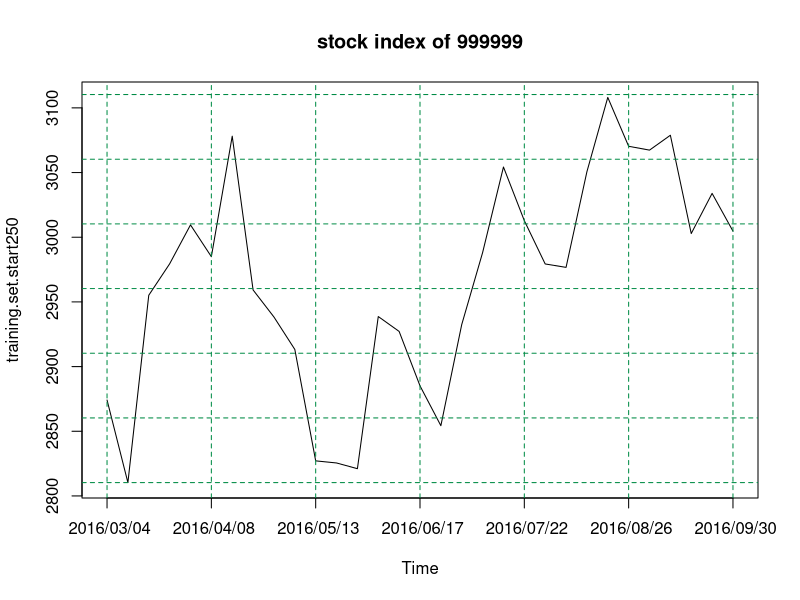
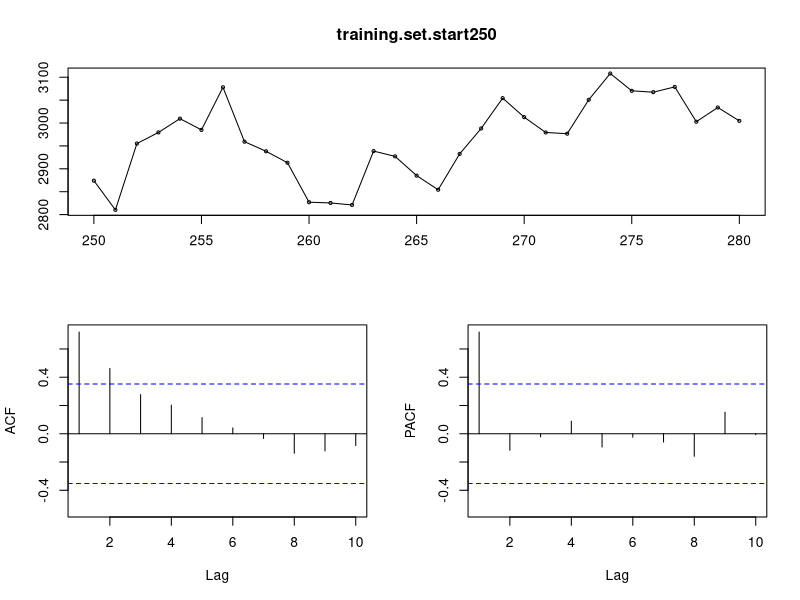
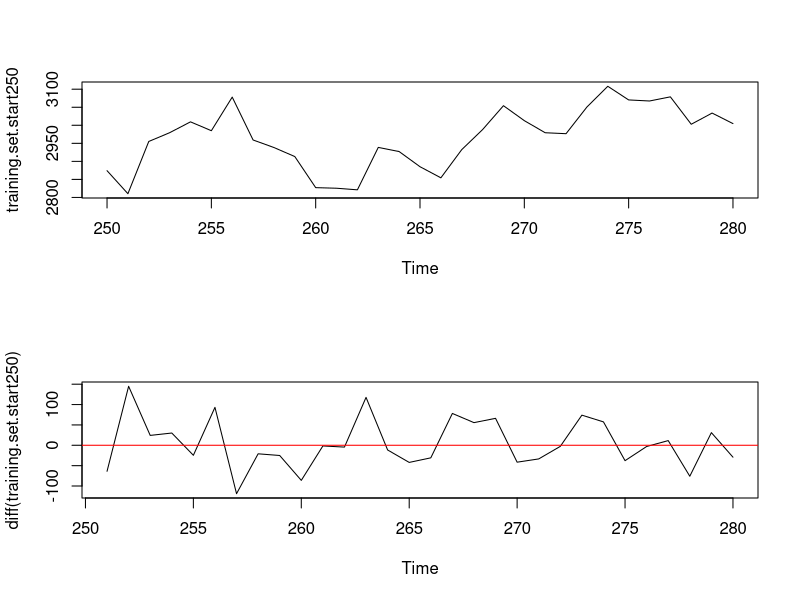
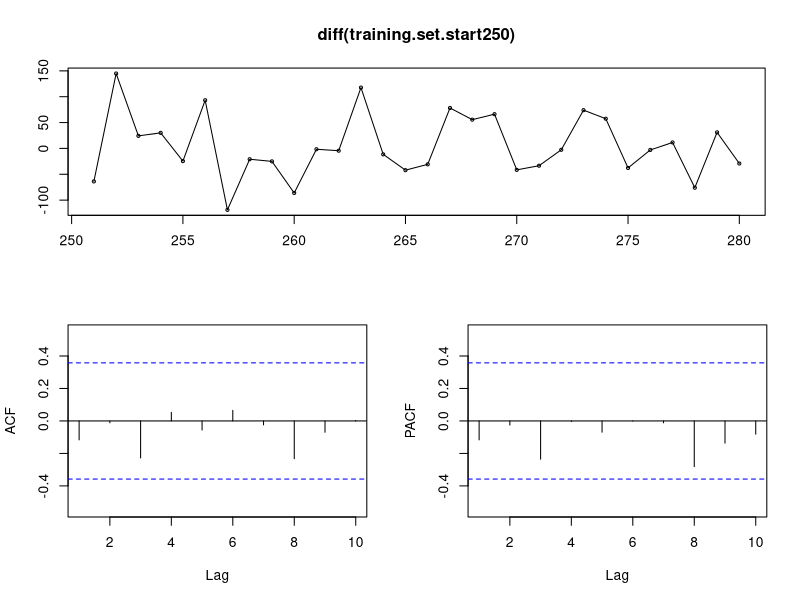
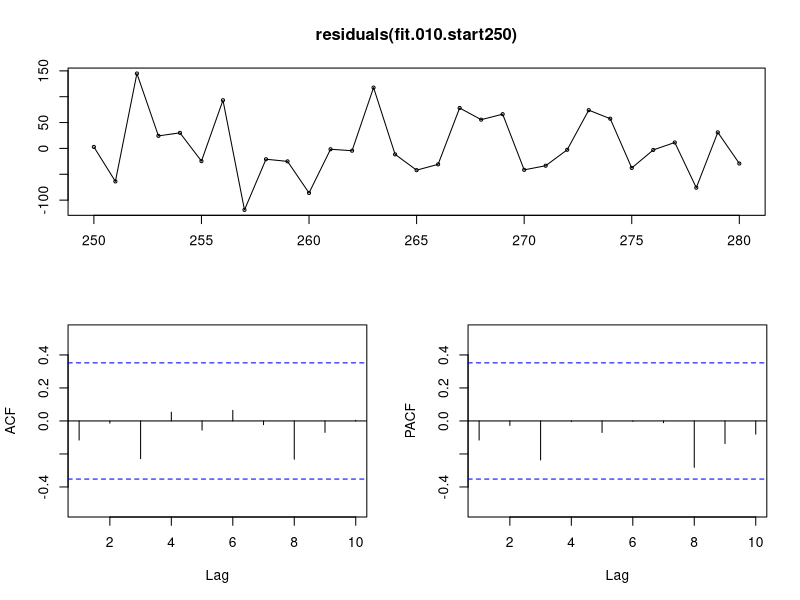

Here is the R script that generated these plots, in order: (Note: this script raises an error after producing the figures.)
## ---- chunk 1
suppressMessages(library(forecast))

setwd("d://MyR//stock//")
original.data <- read.csv("999999.csv")
# (original.data)
close.price <- as.ts(original.data[,5])

training.set.start250 <- window(close.price, start = 250, end = 280)
test.set <- window(close.price, start = 281)

training.set.start240 <- window(close.price, start = 240, end = 280)
## ---- chunk 2
# dev.off()
par(mfrow = c(1,1))

# plot(training.set.start250)
plot(training.set.start250, axes = FALSE, main = "stock index of 999999")
axis(1, 
     at = seq(tsp(training.set.start250)[1], tsp(training.set.start250)[2], 5), 
     labels = original.data[seq(tsp(training.set.start250)[1], 
                                tsp(training.set.start250)[2], 5), 1])
axis(2)
box()

abline(v = seq(tsp(training.set.start250)[1], tsp(training.set.start250)[2], 5), 
       col = "springgreen4", 
       lty = "dashed",
       lwd = par("lwd"))

abline(h = seq(min(training.set.start250) - 50, 
               max(training.set.start250) + 50, 50), 
       col = "springgreen4", 
       lty = "dashed",
       lwd = par("lwd"))


## ---- chunk 3

tsdisplay(training.set.start250)
## ---- chunk 4

par(mfrow = c(2,1))
plot(training.set.start250)
plot(diff(training.set.start250))
abline(h = 0, col = "red")
## ---- chunk 5

tsdisplay(diff(training.set.start250))
## ---- chunk 6

##nsdiffs(training.set.start250)
ndiffs(training.set.start250)

## ---- chunk 7

(fit.010.start250 <- Arima(training.set.start250, order = c(0,1,0)))

tsdisplay(residuals(fit.010.start250))
## ---- chunk 8

Box.test(residuals(fit.010.start250), lag=6, fitdf=0)
Box.test(residuals(fit.010.start250), lag=6, fitdf=0, type = "Lj")

## ---- chunk 9
name.aicc <- c("Arima(training.set.start250, order = c(0,1,0))$aicc",
               "Arima(training.set.start250, order = c(0,1,1))$aicc",
               "Arima(training.set.start250, order = c(0,1,2))$aicc",
               
               "Arima(training.set.start250, order = c(1,1,0))$aicc",
               "Arima(training.set.start250, order = c(1,1,1))$aicc",
               "Arima(training.set.start250, order = c(1,1,2))$aicc",
               
               "Arima(training.set.start250, order = c(2,1,0))$aicc",
               "Arima(training.set.start250, order = c(2,1,1))$aicc",
               "Arima(training.set.start250, order = c(2,1,2))$aicc",

               "Arima(training.set.start250, order = c(0,1,0), include.drift = TRUE)$aicc",
               "Arima(training.set.start250, order = c(0,1,1), include.drift = TRUE)$aicc",
               "Arima(training.set.start250, order = c(0,1,2), include.drift = TRUE)$aicc",
               
               "Arima(training.set.start250, order = c(1,1,0), include.drift = TRUE)$aicc",
               "Arima(training.set.start250, order = c(1,1,1), include.drift = TRUE)$aicc",
               "Arima(training.set.start250, order = c(1,1,2), include.drift = TRUE)$aicc",
               
               "Arima(training.set.start250, order = c(2,1,0), include.drift = TRUE)$aicc",
               "Arima(training.set.start250, order = c(2,1,1), include.drift = TRUE)$aicc",
               "Arima(training.set.start250, order = c(2,1,2), include.drift = TRUE)$aicc"
)

aicc <- unlist(lapply(lapply(name.aicc, parse, file = "", n = NULL), eval))

name <-  substr(name.aicc, 1, nchar(name.aicc) - 5)

df <- data.frame(name = sub("training.set","",name), 
                 aicc = round(aicc, digits = 3))

(df[order(df$aicc),])

## ---- chunk 10

auto.arima(training.set.start250, stepwise = FALSE, approximation = FALSE)

## ---- chunk 11
# dev.off()
par(mfrow = c(1,1))

plot(residuals(fit.010.start250), axes = FALSE, main = "Arima(0,1,0)")
abline(h = 0, col = "red")
axis(1, 
     at = seq(tsp(training.set.start250)[1], tsp(training.set.start250)[2], 5), 
     labels = original.data[seq(tsp(training.set.start250)[1], 
                                tsp(training.set.start250)[2], 5), 1])
axis(2)
box()
## ---- chunk 12
# dev.off()
par(mfrow = c(1,1))

plot(as.numeric(residuals(fit.010.start250)) ~ as.numeric(fitted(fit.010.start250)), 
     main = "Arima(0,1,0)")
abline(h = 0, col = "red")



## ---- chunk 13
# dev.off()
par(mfrow = c(1,1))

qqnorm(residuals(fit.010.start250), main = "Arima(0,1,0)")
qqline(residuals(fit.010.start250))

## ---- chunk 14
par(mfrow = c(1,1))
fc.arima.start250 <- forecast(fit.010.start250, h = length(test.set), 
                              level = c(80,95))

ylim.upper <- max(c(test.set,
                    fc.arima.start250$upper, 
                    fc.arima.start250$x)) + 30

ylim.lower <- min(c(test.set,
                    fc.arima.start250$lower, 
                    fc.arima.start250$x)) - 30


plot(fc.arima.start250, ylim = c(ylim.lower, ylim.upper),
     type = "o", plot.conf = TRUE, shaded = TRUE, pi.col = "purple",
     axes = FALSE, main = "Arima(0,1,0)")
lines(test.set, type = "o",col = "red")


axis(1, at = seq(tsp(training.set.start250)[1], tsp(close.price)[2], 5), 
     labels = original.data[seq(tsp(training.set.start250)[1], tsp(close.price)[2], 5), 1])
axis(2)
box()

abline(v = seq(tsp(training.set.start250)[1], tsp(close.price)[2], 5), 
       col = "springgreen4", 
       lty = "dotted",
       lwd = par("lwd"))

abline(h = seq(ylim.lower, ylim.upper, 50), 
       col = "springgreen4", 
       lty = "dotted",
       lwd = par("lwd"))


## ---- chunk 15
par(mfrow = c(1,1))

# plot(training.set.start250)
plot(training.set.start240, axes = FALSE, main = "stock index of 999999")
axis(1, at = seq(tsp(training.set.start240)[1], tsp(training.set.start240)[2], 5), 
     labels = original.data[seq(tsp(training.set.start240)[1], tsp(training.set.start240)[2], 5), 1])
axis(2)
box()

abline(v = seq(tsp(training.set.start240)[1], tsp(training.set.start240)[2], 5), 
       col = "springgreen4", 
       lty = "dashed",
       lwd = par("lwd"))

abline(h = seq(min(training.set.start240) - 50, 
               max(training.set.start240) + 50, 100), 
       col = "springgreen4", 
       lty = "dashed",
       lwd = par("lwd"))


## ---- chunk 16
tsdisplay(training.set.start240)
## ---- chunk 17
par(mfrow = c(2,1))
plot(training.set.start240)
plot(diff(training.set.start240))
abline(h = 0, col = "red")
## ---- chunk 18
tsdisplay(diff(training.set.start240))
## ---- chunk 19
##nsdiffs(training.set.start240)
ndiffs(training.set.start240)

## ---- chunk 20

(fit.100.start240 <- Arima(training.set.start240, order = c(1,0,0)))

tsdisplay(residuals(fit.100.start240))
## ---- chunk 21

Box.test(residuals(fit.100.start240), lag=8, fitdf=1)
Box.test(residuals(fit.100.start240), lag=8, fitdf=1, type = "Lj")

## ---- chunk 22
name.aicc <- c("Arima(training.set.start240, order = c(1,0,0))$aicc",
               "Arima(training.set.start240, order = c(2,0,0))$aicc",
               "Arima(training.set.start240, order = c(3,0,0))$aicc",
               
               "Arima(training.set.start240, order = c(0,0,1))$aicc",
               "Arima(training.set.start240, order = c(1,0,1))$aicc",
               "Arima(training.set.start240, order = c(2,0,1))$aicc",
               "Arima(training.set.start240, order = c(3,0,1))$aicc",
               
               "Arima(training.set.start240, order = c(0,0,2))$aicc",
               "Arima(training.set.start240, order = c(1,0,2))$aicc",
               "Arima(training.set.start240, order = c(2,0,2))$aicc",
               "Arima(training.set.start240, order = c(3,0,2))$aicc"
               
)

aicc <- unlist(lapply(lapply(name.aicc, parse, file = "", n = NULL), eval))

df <- data.frame(name = name.aicc, aicc = aicc)

(df[order(df$aicc),])

## ---- chunk 23

auto.arima(training.set.start240, stepwise = FALSE, approximation = FALSE)

## ---- chunk 24

(fit.201.start240 <- Arima(training.set.start240, order = c(2,0,1)))

tsdisplay(residuals(fit.201.start240))
## ---- chunk 25

Box.test(residuals(fit.201.start240), lag=8, fitdf=3)
Box.test(residuals(fit.201.start240), lag=8, fitdf=3, type = "Lj")

## ---- chunk 26
# dev.off()
par(mfrow = c(1,1))

plot(residuals(fit.201.start240), axes = FALSE, main = "Arima(2,0,1)")
abline(h = 0, col = "red")
axis(1, 
     at = seq(tsp(training.set.start240)[1], tsp(training.set.start240)[2], 5), 
     labels = original.data[seq(tsp(training.set.start240)[1], 
                                tsp(training.set.start240)[2], 5), 1])
axis(2)
box()
## ---- chunk 27
# dev.off()
par(mfrow = c(1,1))

plot(as.numeric(residuals(fit.201.start240)) ~ as.numeric(fitted(fit.201.start240)), 
     main = "Arima(2,0,1)")
abline(h = 0, col = "red")

## ---- chunk 28
# dev.off()
par(mfrow = c(1,1))

qqnorm(residuals(fit.201.start240), main = "Arima(2,0,1)")
qqline(residuals(fit.201.start240))

## ---- chunk 29
par(mfrow = c(1,1))


fc.arima.start240 <- forecast(fit.201.start240, h = length(test.set), 
                              level = c(80,95))

ylim.upper <- max(c(fc.arima.start240$upper, 
                    fc.arima.start240$x)) + 30

ylim.lower <- min(c(fc.arima.start240$lower, 
                    fc.arima.start240$x)) - 30

plot(fc.arima.start240, ylim = c(ylim.lower, ylim.upper),
     type = "o", plot.conf = TRUE, shaded = TRUE, pi.col = "purple",
     axes = FALSE, main = "Arima(2,0,1)")
lines(test.set, type = "o",col = "red")

axis(1, at = seq(tsp(training.set.start240)[1], tsp(close.price)[2], 5), 
     labels = original.data[seq(tsp(training.set.start240)[1], tsp(close.price)[2], 5), 1])
axis(2)
box()

abline(v = seq(tsp(training.set.start240)[1], tsp(close.price)[2], 5), 
       col = "springgreen4", 
       lty = "dotted",
       lwd = par("lwd"))

abline(h = seq(ylim.lower, ylim.upper, 50), 
       col = "springgreen4", 
       lty = "dotted",
       lwd = par("lwd"))


## ---- chunk 30
fit.holt.start250 <- holt(training.set.start250, 
                          h = length(test.set),  
                          damped = TRUE,
                          level = c(80,95))

df.training.set.comparison <- rbind(accuracy(fit.010.start250),
            accuracy(fit.201.start240),
            accuracy(fit.holt.start250))

row.names(df.training.set.comparison) <- c("Arima(0,1,0) 2016-3", 
                                           "Arima(2,0,1) 2015-12",
                                           "Holt model 2016-3")
print(round(df.training.set.comparison, 3))


## ---- chunk 31
Box.test(residuals(fit.010.start250), lag=6, fitdf=0)
Box.test(residuals(fit.010.start250), lag=6, fitdf=0, type = "Lj")

Box.test(residuals(fit.201.start240), lag=8, fitdf=3)
Box.test(residuals(fit.201.start240), lag=8, fitdf=3, type = "Lj")

Box.test(residuals(fit.holt.start250), lag=6, fitdf=3)
Box.test(residuals(fit.holt.start250), lag=6, fitdf=3, type = "Lj")
## ---- chunk 32
# dev.off()
par(mfrow = c(1,3))

plot(as.numeric(residuals(fit.010.start250)) ~ as.numeric(fitted(fit.010.start250)), 
     main = "Arima(0,1,0) model for data between 2016-3 and 2016-9")
abline(h = 0, col = "red")

plot(as.numeric(residuals(fit.201.start240)) ~ as.numeric(fitted(fit.201.start240)), 
     main = "Arima(2,0,1) model for data between 2015-12 and 2016-9")
abline(h = 0, col = "red")

plot(as.numeric(residuals(fit.holt.start250)) ~ as.numeric(fitted(fit.holt.start250)), 
     main = "Holt model for data between 2016-3 and 2016-9")
abline(h = 0, col = "red")

## ---- chunk 33
# dev.off()
par(mfrow = c(1,3))

qqnorm(residuals(fit.010.start250), main = "Arima(0,1,0) model for data between 2016-3 and 2016-9")
qqline(residuals(fit.010.start250))

qqnorm(residuals(fit.201.start240), main = "Arima(2,0,1) model for data between 2015-12 and 2016-9")
qqline(residuals(fit.201.start240))

qqnorm(residuals(fit.holt.start250), main = "Holt model for data between 2016-3 and 2016-9")
qqline(residuals(fit.holt.start250))

## ---- chunk 34
df.test.set.comparison <- rbind(
        accuracy(forecast(fit.010.start250, h = length(test.set)), test.set)[2,],
        accuracy(forecast(fit.201.start240, h = length(test.set)), test.set)[2,],
        accuracy(forecast(fit.holt.start250, h = length(test.set)), test.set)[2,])

row.names(df.test.set.comparison) <- c("Arima010 16/3", 
                                       "Arima201 15/12",
                                       "Holt 16/3")
print(round(df.test.set.comparison, 3))

## ---- chunk 35
# dev.off()

ylim.upper.comparison <- max(c(fc.arima.start240$upper, 
                    fc.arima.start240$x,
                    fc.arima.start250$upper,
                    fit.holt.start250$upper)) + 30

ylim.lower.comparison <- min(c(fc.arima.start240$lower, 
                    fc.arima.start240$x,
                    fc.arima.start250$lower,
                    fit.holt.start250$lower)) - 30


par(mfrow = c(1,3))


plot(fc.arima.start250, 
     ylim = c(ylim.lower.comparison, ylim.upper.comparison),
     type = "o", plot.conf = TRUE, shaded = TRUE, pi.col = "purple",
     axes = FALSE, main = "Arima(0,1,0) model for data between 2016-3 and 2016-9")
lines(test.set, col = "red")

axis(1, at = seq(tsp(training.set.start250)[1], length(close.price), 5), 
     labels = FALSE)

text(seq(tsp(training.set.start250)[1], length(close.price), 5), 
     par("usr")[3] - 50, 
     labels = original.data[seq(tsp(training.set.start250)[1], length(close.price), 5), 1], 
     srt = 45, 
     pos = 1, 
     xpd = TRUE)

axis(2)
box()

abline(v = seq(tsp(training.set.start250)[1], length(close.price), 5), 
       col = "springgreen4", 
       lty = "dotted",
       lwd = par("lwd"))

abline(h = seq(ylim.lower.comparison, ylim.upper.comparison, 50), 
       col = "springgreen4", 
       lty = "dotted",
       lwd = par("lwd"))



###"Arima(2,0,1) model for data between 2015-12 and 2016-9"
plot(fc.arima.start240, 
     ylim = c(ylim.lower.comparison, ylim.upper.comparison),
     type = "o", plot.conf = TRUE, shaded = TRUE, pi.col = "purple",
     axes = FALSE, main = "Arima(2,0,1) model for data between 2015-12 and 2016-9")
lines(test.set, col = "red")
axis(1, at = seq(tsp(training.set.start240)[1], length(close.price), 5), 
     labels = FALSE)

text(seq(240, length(close.price), 5), 
     par("usr")[3] - 50, 
     labels = original.data[seq(tsp(training.set.start240)[1], length(close.price), 5), 1], 
     srt = 45, 
     pos = 1, 
     xpd = TRUE)


axis(2)
box()

abline(v = seq(tsp(training.set.start240)[1], length(close.price), 5), 
       col = "springgreen4", 
       lty = "dotted",
       lwd = par("lwd"))

abline(h = seq(ylim.lower.comparison, ylim.upper.comparison, 50), 
       col = "springgreen4", 
       lty = "dotted",
       lwd = par("lwd"))

###"Holt model for data between 2016-3 and 2016-9"

plot(fit.holt.start250, 
     ylim = c(ylim.lower.comparison, ylim.upper.comparison),
     type = "o", plot.conf = TRUE, shaded = TRUE, pi.col = "purple",
     axes = FALSE, main = "Holt model for data between 2016-3 and 2016-9")
lines(test.set, col = "red")

axis(1, at = seq(tsp(training.set.start250)[1], length(close.price), 5), 
     labels = FALSE)

text(seq(tsp(training.set.start250)[1], length(close.price), 5), 
     par("usr")[3] - 50, 
     labels = original.data[seq(tsp(training.set.start250)[1], length(close.price), 5), 1], 
     srt = 45, 
     pos = 1, 
     xpd = TRUE)

axis(2)
box()

abline(v = seq(tsp(training.set.start250)[1], length(close.price), 5), 
       col = "springgreen4", 
       lty = "dotted",
       lwd = par("lwd"))

abline(h = seq(ylim.lower.comparison, ylim.upper.comparison, 50), 
       col = "springgreen4", 
       lty = "dotted",
       lwd = par("lwd"))


## ---- chunk 36
review.length <- 5

refined.training.set.last5weeks <- 
        window(close.price, start = 250, end = length(close.price) - review.length)

refined.test.set.last5weeks <- 
        window(close.price, start = length(close.price) - review.length + 1)


tsdisplay(refined.training.set.last5weeks, lag.max = 40)
## ---- chunk 37

par(mfrow = c(2,1))
plot(refined.training.set.last5weeks)
plot(diff(refined.training.set.last5weeks))
abline(h = 0, col = "red")
## ---- chunk 38

tsdisplay(diff(refined.training.set.last5weeks))
## ---- chunk 39

##nsdiffs(refined.training.set.last5weeks)
ndiffs(refined.training.set.last5weeks)

## ---- chunk 40

(fit.010.last5weeks <- Arima(refined.training.set.last5weeks, order = c(0,1,0)))

tsdisplay(residuals(fit.010.last5weeks))

## ---- chunk 41

Box.test(residuals(fit.010.last5weeks), lag=7, fitdf=0)
Box.test(residuals(fit.010.last5weeks), lag=7, fitdf=0, type = "Lj")

## ---- chunk 42
name.aicc <- c("Arima(refined.training.set.last5weeks, order = c(0,1,0))$aicc",
               "Arima(refined.training.set.last5weeks, order = c(0,1,1))$aicc",
               "Arima(refined.training.set.last5weeks, order = c(0,1,2))$aicc",
               "Arima(refined.training.set.last5weeks, order = c(0,1,3))$aicc",
               
               "Arima(refined.training.set.last5weeks, order = c(1,1,0))$aicc",
               "Arima(refined.training.set.last5weeks, order = c(1,1,1))$aicc",
               "Arima(refined.training.set.last5weeks, order = c(1,1,2))$aicc",
               "Arima(refined.training.set.last5weeks, order = c(1,1,3))$aicc",
               
               "Arima(refined.training.set.last5weeks, order = c(2,1,0))$aicc",
               "Arima(refined.training.set.last5weeks, order = c(2,1,1))$aicc",
               "Arima(refined.training.set.last5weeks, order = c(2,1,2))$aicc",
               "Arima(refined.training.set.last5weeks, order = c(2,1,3))$aicc",
               
               "Arima(refined.training.set.last5weeks, order = c(3,1,0))$aicc",
               "Arima(refined.training.set.last5weeks, order = c(3,1,1))$aicc",
               "Arima(refined.training.set.last5weeks, order = c(3,1,2))$aicc",
               "Arima(refined.training.set.last5weeks, order = c(3,1,3))$aicc",
               
               "Arima(refined.training.set.last5weeks, order = c(0,1,0), include.drift = TRUE)$aicc",
               "Arima(refined.training.set.last5weeks, order = c(0,1,1), include.drift = TRUE)$aicc",
               "Arima(refined.training.set.last5weeks, order = c(0,1,2), include.drift = TRUE)$aicc",
               "Arima(refined.training.set.last5weeks, order = c(0,1,3), include.drift = TRUE)$aicc",
               
               "Arima(refined.training.set.last5weeks, order = c(1,1,0), include.drift = TRUE)$aicc",
               "Arima(refined.training.set.last5weeks, order = c(1,1,1), include.drift = TRUE)$aicc",
               "Arima(refined.training.set.last5weeks, order = c(1,1,2), include.drift = TRUE)$aicc",
               "Arima(refined.training.set.last5weeks, order = c(1,1,3), include.drift = TRUE)$aicc",
               
               "Arima(refined.training.set.last5weeks, order = c(2,1,0), include.drift = TRUE)$aicc",
               "Arima(refined.training.set.last5weeks, order = c(2,1,1), include.drift = TRUE)$aicc",
               "Arima(refined.training.set.last5weeks, order = c(2,1,2), include.drift = TRUE)$aicc",
               "Arima(refined.training.set.last5weeks, order = c(2,1,3), include.drift = TRUE)$aicc",
               
               "Arima(refined.training.set.last5weeks, order = c(3,1,0), include.drift = TRUE)$aicc",
               "Arima(refined.training.set.last5weeks, order = c(3,1,1), include.drift = TRUE)$aicc",
               "Arima(refined.training.set.last5weeks, order = c(3,1,2), include.drift = TRUE)$aicc",
               "Arima(refined.training.set.last5weeks, order = c(3,1,3), include.drift = TRUE)$aicc"
               
)

aicc <- unlist(lapply(lapply(name.aicc, parse, file = "", n = NULL), eval))

name <-  substr(name.aicc, 1, nchar(name.aicc) - 5)

df <- data.frame(name = sub("refined.training.set","",name), 
                 aicc = round(aicc, digits = 3))

(df[order(df$aicc),])

## ---- chunk 43

auto.arima(refined.training.set.last5weeks, stepwise = FALSE, approximation = FALSE)
                       

## ---- chunk 44
# dev.off()
par(mfrow = c(1,1))

plot(residuals(fit.010.last5weeks), axes = FALSE, main = "Arima(0,1,0)")
abline(h = 0, col = "red")
axis(1, 
     at = seq(tsp(refined.training.set.last5weeks)[1], tsp(refined.training.set.last5weeks)[2], 5), 
     labels = original.data[seq(tsp(refined.training.set.last5weeks)[1], 
                                tsp(refined.training.set.last5weeks)[2], 5), 1])
axis(2)
box()
## ---- chunk 45
# dev.off()
par(mfrow = c(1,1))

plot(as.numeric(residuals(fit.010.last5weeks)) ~ as.numeric(fitted(fit.010.last5weeks)), 
     main = "Arima(0,1,0)")
abline(h = 0, col = "red")



## ---- chunk 46
# dev.off()
par(mfrow = c(1,1))

qqnorm(residuals(fit.010.last5weeks), main = "Arima(0,1,0)")
qqline(residuals(fit.010.last5weeks))

## ---- chunk 47
refined.fc.arima.last5weeks <- forecast(fit.010.last5weeks, #h = 70, 
                          h = review.length,  
                          level = c(80,95))


ylim.upper.last5weeks <- max(c(refined.fc.arima.last5weeks$upper, 
                    refined.fc.arima.last5weeks$x)) + 30


ylim.lower.last5weeks <- min(c(refined.fc.arima.last5weeks$lower, 
                    refined.fc.arima.last5weeks$x)) - 30

plot(refined.fc.arima.last5weeks, 
     ylim = c(ylim.lower.last5weeks, ylim.upper.last5weeks),
     type = "o", plot.conf = TRUE, shaded = TRUE, 
     fcol = "red", pi.col = "red",
     axes = FALSE, main = "Forecast for the last 5 weeks using Arima(0,1,0) model")

lines(fitted(refined.fc.arima.last5weeks), col = "red")

lines(window(close.price, start = tsp(refined.training.set.last5weeks)[1]), 
      type = "o")

axis(1, at = seq(tsp(refined.training.set.last5weeks)[1], length(close.price), 5), 
     labels = original.data[seq(tsp(refined.training.set.last5weeks)[1], length(close.price), 5), 1])
axis(2)
box()

abline(v = seq(tsp(refined.fc.arima.last5weeks$x)[1], length(close.price), 5), 
       col = "springgreen4", 
       lty = "dotted",
       lwd = par("lwd"))

abline(h = seq(ylim.lower, ylim.upper, 50), 
       col = "springgreen4", 
       lty = "dotted",
       lwd = par("lwd"))


summary(refined.fc.arima.last5weeks)

## ---- chunk 48

refined.dataset.last.week <- window(close.price, start = 250, end = length(close.price) - 1)

tsdisplay(refined.dataset.last.week)
## ---- chunk 49

par(mfrow = c(2,1))
plot(refined.dataset.last.week)
plot(diff(refined.dataset.last.week))
abline(h = 0, col = "red")
## ---- chunk 50

tsdisplay(diff(refined.dataset.last.week))
## ---- chunk 51

##nsdiffs(refined.dataset.last.week)
ndiffs(refined.dataset.last.week)

## ---- chunk 52

(fit.010.last.week <- Arima(refined.dataset.last.week, order = c(0,1,0)))

tsdisplay(residuals(fit.010.last.week))
## ---- chunk 53

Box.test(residuals(fit.010.last.week), lag=8, fitdf=0)
Box.test(residuals(fit.010.last.week), lag=8, fitdf=0, type = "Lj")

## ---- chunk 54
name.aicc <- c("Arima(refined.dataset.last.week, order = c(0,1,0))$aicc",
               "Arima(refined.dataset.last.week, order = c(0,1,1))$aicc",
               "Arima(refined.dataset.last.week, order = c(0,1,2))$aicc",
               "Arima(refined.dataset.last.week, order = c(0,1,3))$aicc",
               
               "Arima(refined.dataset.last.week, order = c(1,1,0))$aicc",
               "Arima(refined.dataset.last.week, order = c(1,1,1))$aicc",
               "Arima(refined.dataset.last.week, order = c(1,1,2))$aicc",
               "Arima(refined.dataset.last.week, order = c(1,1,3))$aicc",
               
               "Arima(refined.dataset.last.week, order = c(2,1,0))$aicc",
               "Arima(refined.dataset.last.week, order = c(2,1,1))$aicc",
               "Arima(refined.dataset.last.week, order = c(2,1,2))$aicc",
               "Arima(refined.dataset.last.week, order = c(2,1,3))$aicc",
               
               "Arima(refined.dataset.last.week, order = c(3,1,0))$aicc",
               "Arima(refined.dataset.last.week, order = c(3,1,1))$aicc",
               "Arima(refined.dataset.last.week, order = c(3,1,2))$aicc",
               "Arima(refined.dataset.last.week, order = c(3,1,3))$aicc",
               
               "Arima(refined.dataset.last.week, order = c(0,1,0), include.drift = TRUE)$aicc",
               "Arima(refined.dataset.last.week, order = c(0,1,1), include.drift = TRUE)$aicc",
               "Arima(refined.dataset.last.week, order = c(0,1,2), include.drift = TRUE)$aicc",
               "Arima(refined.dataset.last.week, order = c(0,1,3), include.drift = TRUE)$aicc",
               
               "Arima(refined.dataset.last.week, order = c(1,1,0), include.drift = TRUE)$aicc",
               "Arima(refined.dataset.last.week, order = c(1,1,1), include.drift = TRUE)$aicc",
               "Arima(refined.dataset.last.week, order = c(1,1,2), include.drift = TRUE)$aicc",
               "Arima(refined.dataset.last.week, order = c(1,1,3), include.drift = TRUE)$aicc",
               
               "Arima(refined.dataset.last.week, order = c(2,1,0), include.drift = TRUE)$aicc",
               "Arima(refined.dataset.last.week, order = c(2,1,1), include.drift = TRUE)$aicc",
               "Arima(refined.dataset.last.week, order = c(2,1,2), include.drift = TRUE)$aicc",
               "Arima(refined.dataset.last.week, order = c(2,1,3), include.drift = TRUE)$aicc",
               
               "Arima(refined.dataset.last.week, order = c(3,1,0), include.drift = TRUE)$aicc",
               "Arima(refined.dataset.last.week, order = c(3,1,1), include.drift = TRUE)$aicc",
               "Arima(refined.dataset.last.week, order = c(3,1,2), include.drift = TRUE)$aicc",
               "Arima(refined.dataset.last.week, order = c(3,1,3), include.drift = TRUE)$aicc"
)

aicc <- unlist(lapply(lapply(name.aicc, parse, file = "", n = NULL), eval))

name <-  substr(name.aicc, 1, nchar(name.aicc) - 5)

df <- data.frame(name = sub("refined.dataset","",name), 
                 aicc = round(aicc, digits = 3))

(df[order(df$aicc),])

## ---- chunk 55

auto.arima(refined.dataset.last.week, stepwise = FALSE, approximation = FALSE)

## ---- chunk 56
# dev.off()
par(mfrow = c(1,1))

plot(residuals(fit.010.last.week), axes = FALSE, main = "Arima(0,1,0)")
abline(h = 0, col = "red")
axis(1, 
     at = seq(tsp(refined.dataset.last.week)[1], tsp(refined.dataset.last.week)[2], 5), 
     labels = original.data[seq(tsp(refined.dataset.last.week)[1], 
                                tsp(refined.dataset.last.week)[2], 5), 1])
axis(2)
box()
## ---- chunk 57
# dev.off()
par(mfrow = c(1,1))

plot(as.numeric(residuals(fit.010.last.week)) ~ as.numeric(fitted(fit.010.last.week)), 
     main = "Arima(0,1,0)")
abline(h = 0, col = "red")



## ---- chunk 58
# dev.off()
par(mfrow = c(1,1))

qqnorm(residuals(fit.010.last.week), main = "Arima(0,1,0)")
qqline(residuals(fit.010.last.week))

## ---- chunk 59
refined.fc.arima.last.week <- forecast(fit.010.last.week, 
                          h = 1,  
                          level = 80)


ylim.upper <- max(c(refined.fc.arima.last.week$upper, 
                    refined.fc.arima.last.week$x)) + 30


ylim.lower <- min(c(refined.fc.arima.last.week$lower, 
                    refined.fc.arima.last.week$x)) - 30

plot(refined.fc.arima.last.week, ylim = c(ylim.lower, ylim.upper),
     type = "o", plot.conf = TRUE, shaded = FALSE, 
     fcol = "red", pi.col = "red",
     axes = FALSE, main = "Forecast for last week using Arima(0,1,0) model")

lines(fitted(refined.fc.arima.last.week), col = "red")

lines(window(close.price, start = tsp(refined.dataset.last.week)[1]), 
      type = "o")

axis(1, at = seq(tsp(refined.fc.arima.last.week$x)[1], length(close.price), 5), 
     labels = original.data[seq(tsp(refined.fc.arima.last.week$x)[1], length(close.price), 5), 1])
axis(2)
box()

abline(v = seq(tsp(refined.fc.arima.last.week$x)[1], length(close.price), 5), 
       col = "springgreen4", 
       lty = "dotted",
       lwd = par("lwd"))

abline(h = seq(ylim.lower, ylim.upper, 50), 
       col = "springgreen4", 
       lty = "dotted",
       lwd = par("lwd"))


summary(refined.fc.arima.last.week)

## ---- chunk 60

refined.dataset.next3weeks <- window(close.price, start = 250) 

tsdisplay(refined.dataset.next3weeks)
## ---- chunk 61

par(mfrow = c(2,1))
plot(refined.dataset.next3weeks)
plot(diff(refined.dataset.next3weeks))
abline(h = 0, col = "red")
## ---- chunk 62

tsdisplay(diff(refined.dataset.next3weeks))
## ---- chunk 63

##nsdiffs(refined.dataset.next3weeks)
ndiffs(refined.dataset.next3weeks)

## ---- chunk 64

(fit.010.endfinal <- Arima(refined.dataset.next3weeks, order = c(0,1,0)))

tsdisplay(residuals(fit.010.endfinal))
## ---- chunk 65

Box.test(residuals(fit.010.endfinal), lag=8, fitdf=0)
Box.test(residuals(fit.010.endfinal), lag=8, fitdf=0, type = "Lj")

## ---- chunk 66
name.aicc <- c("Arima(refined.dataset.next3weeks, order = c(0,1,0))$aicc",
               "Arima(refined.dataset.next3weeks, order = c(0,1,1))$aicc",
               "Arima(refined.dataset.next3weeks, order = c(0,1,2))$aicc",
               "Arima(refined.dataset.next3weeks, order = c(0,1,3))$aicc",
               
               "Arima(refined.dataset.next3weeks, order = c(1,1,0))$aicc",
               "Arima(refined.dataset.next3weeks, order = c(1,1,1))$aicc",
               "Arima(refined.dataset.next3weeks, order = c(1,1,2))$aicc",
               "Arima(refined.dataset.next3weeks, order = c(1,1,3))$aicc",
               
               "Arima(refined.dataset.next3weeks, order = c(2,1,0))$aicc",
               "Arima(refined.dataset.next3weeks, order = c(2,1,1))$aicc",
               "Arima(refined.dataset.next3weeks, order = c(2,1,2))$aicc",
               "Arima(refined.dataset.next3weeks, order = c(2,1,3))$aicc",
               
               "Arima(refined.dataset.next3weeks, order = c(3,1,0))$aicc",
               "Arima(refined.dataset.next3weeks, order = c(3,1,1))$aicc",
               "Arima(refined.dataset.next3weeks, order = c(3,1,2))$aicc",
               "Arima(refined.dataset.next3weeks, order = c(3,1,3))$aicc",
               
               "Arima(refined.dataset.next3weeks, order = c(0,1,0), include.drift = TRUE)$aicc",
               "Arima(refined.dataset.next3weeks, order = c(0,1,1), include.drift = TRUE)$aicc",
               "Arima(refined.dataset.next3weeks, order = c(0,1,2), include.drift = TRUE)$aicc",
               "Arima(refined.dataset.next3weeks, order = c(0,1,3), include.drift = TRUE)$aicc",
               
               "Arima(refined.dataset.next3weeks, order = c(1,1,0), include.drift = TRUE)$aicc",
               "Arima(refined.dataset.next3weeks, order = c(1,1,1), include.drift = TRUE)$aicc",
               "Arima(refined.dataset.next3weeks, order = c(1,1,2), include.drift = TRUE)$aicc",
               "Arima(refined.dataset.next3weeks, order = c(1,1,3), include.drift = TRUE)$aicc",
               
               "Arima(refined.dataset.next3weeks, order = c(2,1,0), include.drift = TRUE)$aicc",
               "Arima(refined.dataset.next3weeks, order = c(2,1,1), include.drift = TRUE)$aicc",
               "Arima(refined.dataset.next3weeks, order = c(2,1,2), include.drift = TRUE)$aicc",
               "Arima(refined.dataset.next3weeks, order = c(2,1,3), include.drift = TRUE)$aicc",
               
               "Arima(refined.dataset.next3weeks, order = c(3,1,0), include.drift = TRUE)$aicc",
               "Arima(refined.dataset.next3weeks, order = c(3,1,1), include.drift = TRUE)$aicc",
               "Arima(refined.dataset.next3weeks, order = c(3,1,2), include.drift = TRUE)$aicc",
               "Arima(refined.dataset.next3weeks, order = c(3,1,3), include.drift = TRUE)$aicc"
               
)

aicc <- unlist(lapply(lapply(name.aicc, parse, file = "", n = NULL), eval))

name <-  substr(name.aicc, 1, nchar(name.aicc) - 5)

df <- data.frame(name = sub("refined.dataset","",name), 
                 aicc = round(aicc, digits = 3))

(df[order(df$aicc),])

## ---- chunk 67

auto.arima(refined.dataset.next3weeks, stepwise = FALSE, approximation = FALSE)

## ---- chunk 68
# dev.off()
par(mfrow = c(1,1))

plot(residuals(fit.010.endfinal), axes = FALSE, main = "Arima(0,1,0)")
abline(h = 0, col = "red")
axis(1, 
     at = seq(tsp(refined.dataset.next3weeks)[1], tsp(refined.dataset.next3weeks)[2], 5), 
     labels = original.data[seq(tsp(refined.dataset.next3weeks)[1], 
                                tsp(refined.dataset.next3weeks)[2], 5), 1])
axis(2)
box()
## ---- chunk 69
# dev.off()
par(mfrow = c(1,1))

plot(as.numeric(residuals(fit.010.endfinal)) ~ as.numeric(fitted(fit.010.endfinal)), 
     main = "Arima(0,1,0)")
abline(h = 0, col = "red")



## ---- chunk 70
# dev.off()
par(mfrow = c(1,1))

qqnorm(residuals(fit.010.endfinal), main = "Arima(0,1,0)")
qqline(residuals(fit.010.endfinal))

## ---- chunk 71
prediction.length <- 3

refined.fc.arima.next3weeks <- forecast(fit.010.endfinal, 
                          h = prediction.length,  
                          level = 80)


ylim.upper.next3weeks <- max(c(refined.fc.arima.next3weeks$upper, 
                    refined.fc.arima.next3weeks$x)) + 30


ylim.lower.next3weeks <- min(c(refined.fc.arima.next3weeks$lower, 
                    refined.fc.arima.next3weeks$x)) - 30

plot(refined.fc.arima.next3weeks, 
     ylim = c(ylim.lower.next3weeks, ylim.upper.next3weeks),
     type = "o", plot.conf = TRUE, shaded = FALSE, 
     fcol = "red", pi.col = "red",
     axes = FALSE, main = "Forecast for next 3 weeks using Arima(0,1,0) model")

lines(fitted(refined.fc.arima.next3weeks), col = "red")

axis(1, at = seq(tsp(refined.fc.arima.next3weeks$x)[1], length(close.price), 5), 
     labels = original.data[seq(tsp(refined.fc.arima.next3weeks$x)[1], length(close.price), 5), 1])
axis(2)
box()

abline(v = seq(tsp(refined.fc.arima.next3weeks$x)[1], length(close.price), 5), 
       col = "springgreen4", 
       lty = "dotted",
       lwd = par("lwd"))

abline(h = seq(ylim.lower.next3weeks, ylim.upper.next3weeks, 50), 
       col = "springgreen4", 
       lty = "dotted",
       lwd = par("lwd"))


summary(refined.fc.arima.next3weeks)

